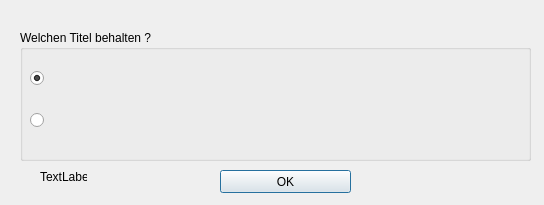
<?xml version="1.0" encoding="UTF-8"?>
<ui version="4.0">
 <class>Dialog</class>
 <widget class="QDialog" name="Dialog">
  <property name="windowModality">
   <enum>Qt::ApplicationModal</enum>
  </property>
  <property name="geometry">
   <rect>
    <x>0</x>
    <y>0</y>
    <width>544</width>
    <height>205</height>
   </rect>
  </property>
  <property name="windowTitle">
   <string>Titel Name Auswahl !</string>
  </property>
  <property name="modal">
   <bool>true</bool>
  </property>
  <widget class="QGroupBox" name="gBox">
   <property name="geometry">
    <rect>
     <x>20</x>
     <y>30</y>
     <width>511</width>
     <height>131</height>
    </rect>
   </property>
   <property name="title">
    <string>Welchen Titel behalten ?</string>
   </property>
   <widget class="QWidget" name="layoutWidget">
    <property name="geometry">
     <rect>
      <x>10</x>
      <y>20</y>
      <width>491</width>
      <height>101</height>
     </rect>
    </property>
    <layout class="QVBoxLayout" name="verticalLayout">
     <item>
      <widget class="QRadioButton" name="rBtnName_alt">
       <property name="text">
        <string/>
       </property>
       <property name="checked">
        <bool>true</bool>
       </property>
      </widget>
     </item>
     <item>
      <widget class="QRadioButton" name="rBtnName_neu">
       <property name="text">
        <string/>
       </property>
      </widget>
     </item>
    </layout>
   </widget>
  </widget>
  <widget class="QPushButton" name="OKBtnAuswahl">
   <property name="geometry">
    <rect>
     <x>220</x>
     <y>170</y>
     <width>131</width>
     <height>23</height>
    </rect>
   </property>
   <property name="text">
    <string>OK</string>
   </property>
  </widget>
  <widget class="QLabel" name="label">
   <property name="geometry">
    <rect>
     <x>40</x>
     <y>170</y>
     <width>47</width>
     <height>13</height>
    </rect>
   </property>
   <property name="text">
    <string>TextLabel</string>
   </property>
  </widget>
 </widget>
 <resources/>
 <connections/>
</ui>
